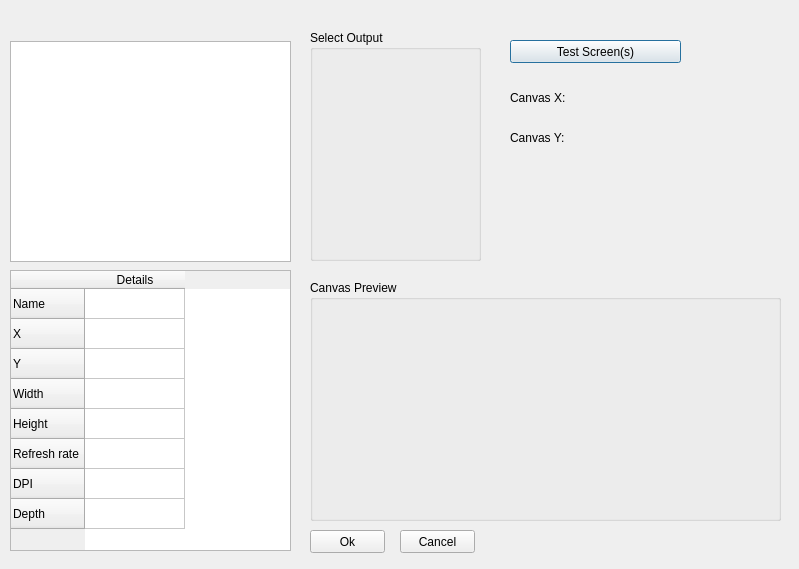
<?xml version="1.0" encoding="UTF-8"?>
<ui version="4.0">
 <class>SetupCanvas</class>
 <widget class="QDialog" name="SetupCanvas">
  <property name="geometry">
   <rect>
    <x>0</x>
    <y>0</y>
    <width>799</width>
    <height>569</height>
   </rect>
  </property>
  <property name="windowTitle">
   <string>Dialog</string>
  </property>
  <widget class="QTableWidget" name="displayInfoTable">
   <property name="geometry">
    <rect>
     <x>10</x>
     <y>270</y>
     <width>281</width>
     <height>281</height>
    </rect>
   </property>
   <row>
    <property name="text">
     <string>Name</string>
    </property>
   </row>
   <row>
    <property name="text">
     <string>X</string>
    </property>
   </row>
   <row>
    <property name="text">
     <string>Y</string>
    </property>
   </row>
   <row>
    <property name="text">
     <string>Width</string>
    </property>
   </row>
   <row>
    <property name="text">
     <string>Height</string>
    </property>
   </row>
   <row>
    <property name="text">
     <string>Refresh rate</string>
    </property>
   </row>
   <row>
    <property name="text">
     <string>DPI</string>
    </property>
   </row>
   <row>
    <property name="text">
     <string>Depth</string>
    </property>
   </row>
   <column>
    <property name="text">
     <string>Details</string>
    </property>
   </column>
  </widget>
  <widget class="QListWidget" name="videoAdapterlist">
   <property name="geometry">
    <rect>
     <x>10</x>
     <y>41</y>
     <width>281</width>
     <height>221</height>
    </rect>
   </property>
  </widget>
  <widget class="QPushButton" name="testScreenButton">
   <property name="geometry">
    <rect>
     <x>510</x>
     <y>40</y>
     <width>171</width>
     <height>23</height>
    </rect>
   </property>
   <property name="text">
    <string>Test Screen(s)</string>
   </property>
  </widget>
  <widget class="QGroupBox" name="selectOutputBox">
   <property name="geometry">
    <rect>
     <x>310</x>
     <y>30</y>
     <width>171</width>
     <height>231</height>
    </rect>
   </property>
   <property name="title">
    <string>Select Output</string>
   </property>
   <widget class="QWidget" name="verticalLayoutWidget">
    <property name="geometry">
     <rect>
      <x>10</x>
      <y>20</y>
      <width>151</width>
      <height>201</height>
     </rect>
    </property>
    <layout class="QVBoxLayout" name="verticalLayout"/>
   </widget>
  </widget>
  <widget class="QPushButton" name="okButton">
   <property name="geometry">
    <rect>
     <x>310</x>
     <y>530</y>
     <width>75</width>
     <height>23</height>
    </rect>
   </property>
   <property name="text">
    <string>Ok</string>
   </property>
  </widget>
  <widget class="QPushButton" name="cancelButton">
   <property name="geometry">
    <rect>
     <x>400</x>
     <y>530</y>
     <width>75</width>
     <height>23</height>
    </rect>
   </property>
   <property name="text">
    <string>Cancel</string>
   </property>
  </widget>
  <widget class="QLabel" name="canvasXlabel">
   <property name="geometry">
    <rect>
     <x>510</x>
     <y>90</y>
     <width>121</width>
     <height>16</height>
    </rect>
   </property>
   <property name="text">
    <string>Canvas X:</string>
   </property>
  </widget>
  <widget class="QLabel" name="canvasYlabel">
   <property name="geometry">
    <rect>
     <x>510</x>
     <y>130</y>
     <width>121</width>
     <height>16</height>
    </rect>
   </property>
   <property name="text">
    <string>Canvas Y:</string>
   </property>
  </widget>
  <widget class="QGroupBox" name="canvaspreviewBox">
   <property name="geometry">
    <rect>
     <x>310</x>
     <y>280</y>
     <width>471</width>
     <height>241</height>
    </rect>
   </property>
   <property name="title">
    <string>Canvas Preview</string>
   </property>
  </widget>
 </widget>
 <resources/>
 <connections/>
</ui>
